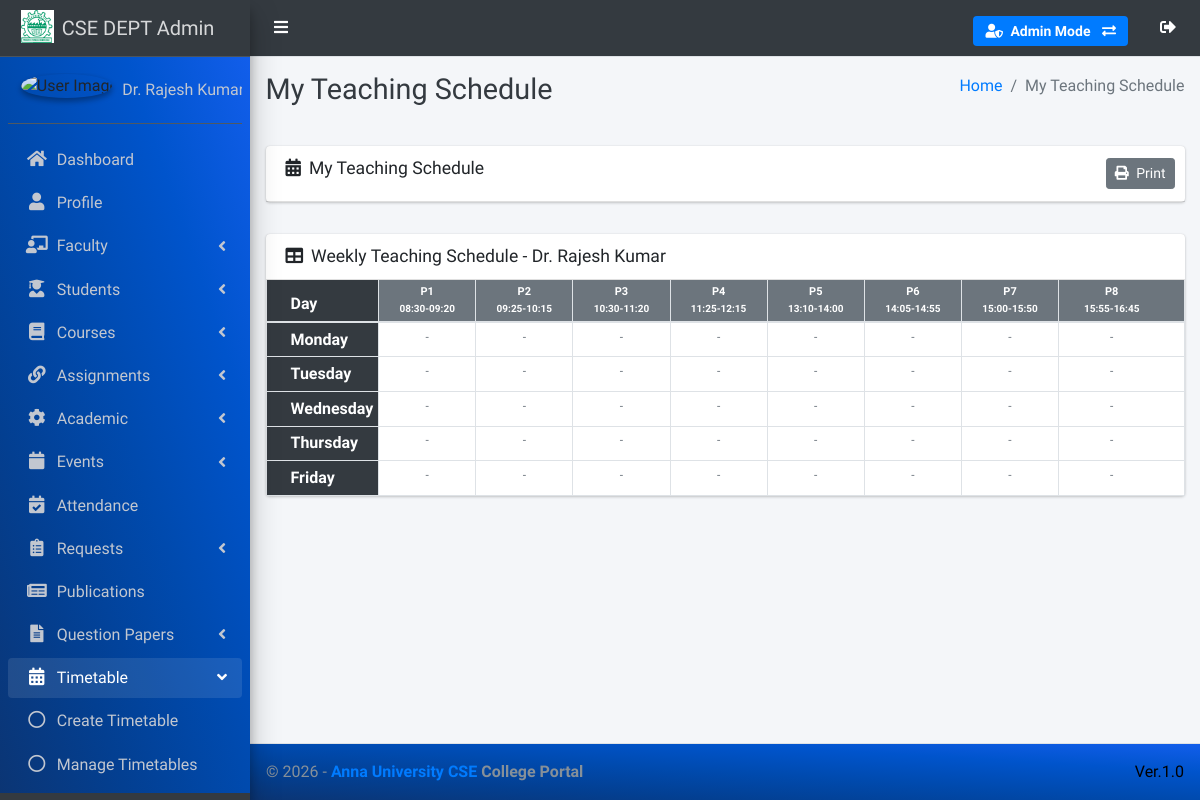
The app's page /staff/timetable/ (signed in) with its own data.
### main_app/models.py (models this page shows, shortened)
class Account_User(AbstractUser):
    ROLE_CHOICES = [
        ('HOD', 'Head of Department'),
        ('FACULTY', 'Faculty'),
        ('STAFF', 'Non-Teaching Staff'),
        ('STUDENT', 'Student'),
        ('GUEST', 'Guest Faculty'),
    ]
    GENDER_CHOICES = [
        ('M', 'Male'),
        ('F', 'Female'),
        ('O', 'Other'),
    ]
    id = models.UUIDField(primary_key=True, default=uuid.uuid4, editable=False)
    username = None  # Remove username field
    email = models.EmailField(unique=True, verbose_name='Email Address')
    full_name = models.CharField(max_length=200, verbose_name='Full Name')
    role = models.CharField(max_length=10, choices=ROLE_CHOICES, default='STUDENT')
    gender = models.CharField(max_length=1, choices=GENDER_CHOICES, blank=True, null=True)
    phone = models.CharField(max_length=15, blank=True, null=True)
    profile_pic = models.ImageField(upload_to='profile_pics/', blank=True, null=True)
    address = models.TextField(blank=True, null=True)
    is_active = models.BooleanField(default=True)
    fcm_token = models.TextField(default="", blank=True)  # Firebase notifications
    date_joined = models.DateTimeField(auto_now_add=True)
    updated_at = models.DateTimeField(auto_now=True)
    USERNAME_FIELD = 'email'
    REQUIRED_FIELDS = ['full_name']
    objects = CustomUserManager()
    class Meta:
        verbose_name = 'User'
        verbose_name_plural = 'Users'
        ordering = ['-date_joined']
    @property
    def is_hod(self):
        return self.role == 'HOD'

class Faculty_Profile(models.Model):
    DESIGNATION_CHOICES = [
        ('AP', 'Assistant Professor'),
        ('ASP', 'Associate Professor'),
        ('PROF', 'Professor'),
        ('HOD', 'Head of Department'),
    ]
    user = models.OneToOneField(Account_User, on_delete=models.CASCADE, related_name='faculty_profile')
    staff_id = models.CharField(max_length=20, unique=True, verbose_name='Staff ID')
    designation = models.CharField(max_length=5, choices=DESIGNATION_CHOICES, default='AP')
    is_external = models.BooleanField(default=False, verbose_name='External/Guest Faculty',
                                       help_text='Mark True for Naan Mudhalvan/SDC/Guest staff')
    specialization = models.CharField(max_length=200, blank=True, null=True)
    qualification = models.CharField(max_length=200, blank=True, null=True)  # e.g., "Ph.D., M.Tech"
    experience_years = models.IntegerField(default=0, validators=[MinValueValidator(0)])
    date_of_joining = models.DateField(null=True, blank=True)
    contract_expiry = models.DateField(null=True, blank=True,
                                        help_text='For Guest faculty access control')
    cabin_number = models.CharField(max_length=20, blank=True, null=True)
    created_at = models.DateTimeField(auto_now_add=True)
    updated_at = models.DateTimeField(auto_now=True)
    class Meta:
        verbose_name = 'Faculty Profile'
        verbose_name_plural = 'Faculty Profiles'

class TimeSlot(models.Model):
    slot_number = models.IntegerField(unique=True, validators=[MinValueValidator(1), MaxValueValidator(8)])
    start_time = models.TimeField()
    end_time = models.TimeField()
    is_break = models.BooleanField(default=False, help_text="Mark True for lunch break slot")
    class Meta:
        ordering = ['slot_number']
        verbose_name = 'Time Slot'
        verbose_name_plural = 'Time Slots'

### main_app/staff_views.py (the view, shortened to what this page needs)
# urls.py: path("staff/timetable/", staff_views.staff_view_timetable, name='staff_view_timetable'),
@login_required
def staff_view_timetable(request):
    if not check_faculty_permission(request.user):
        messages.error(request, "Access Denied. Faculty privileges required.")
        return redirect('/')
    faculty = get_object_or_404(Faculty_Profile, user=request.user)
    entries = TimetableEntry.objects.filter(
        faculty=faculty
    ).select_related(
        'timetable__academic_year', 'timetable__semester',
        'course', 'time_slot'
    ).order_by('timetable', 'day', 'time_slot__slot_number')
    timetable_entries = {}
    time_slots = TimeSlot.objects.all().order_by('slot_number')
    days = TimetableEntry.DAY_CHOICES
    consolidated_schedule = {}
    for day_code, day_name in days:
        consolidated_schedule[day_code] = {}
        for slot in time_slots:
            slot_entries = entries.filter(day=day_code, time_slot=slot)
            consolidated_schedule[day_code][slot.slot_number] = list(slot_entries)
    context = {
        'faculty': faculty,
        'timetable_entries': timetable_entries,
        'consolidated_schedule': consolidated_schedule,
        'time_slots': time_slots,
        'days': days,
        'page_title': 'My Teaching Schedule'
    }
    return render(request, "staff_template/staff_timetable.html", context)

### main_app/staff_views.py (called while the page is built)
def check_faculty_permission(user, request=None):
    if not user.is_authenticated:
        return False
    if user.role in ['FACULTY', 'GUEST']:
        return True
    if user.is_hod:
        return True
    return False

### main_app/templatetags/custom_filters.py (called while the page is built)
@register.filter(name='get_item')
def get_item(dictionary, key):
    if dictionary is None:
        return None
    if isinstance(dictionary, dict):
        return dictionary.get(key)
    return None

### main_app/templates/staff_template/staff_timetable.html (shortened to what this page needs)
{% extends 'main_app/base.html' %}
{% load static %}
{% load custom_filters %}
{% block page_title %}{{ page_title }}{% endblock page_title %}
{% block content %}
<section class="content">
    <div class="container-fluid">
        <div class="row mb-3">
            <div class="col-12">
                <div class="card no-print">
                    <div class="card-header">
                        <h3 class="card-title">
                            <i class="fas fa-calendar-alt mr-2"></i>{{ page_title }}
                        </h3>
                        <div class="card-tools">
                            <button onclick="window.print()" class="btn btn-secondary btn-sm">
                                <i class="fas fa-print mr-1"></i> Print
                            </button>
                        </div>
                    </div>
                </div>
            </div>
        </div>
        {% if consolidated_schedule %}
        <div class="card">
            <div class="card-header">
                <h3 class="card-title">
                    <i class="fas fa-table mr-2"></i>Weekly Teaching Schedule - {{ faculty.user.full_name }}
                </h3>
            </div>
            <div class="card-body table-responsive p-0">
                <table class="table table-bordered table-sm mb-0">
                    <thead>
                        <tr>
                            <th class="day-header" style="width: 80px;">Day</th>
                            {% for slot in time_slots %}
                            <th class="slot-header text-center">
                                <div>P{{ slot.slot_number }}</div>
                                <div class="time-slot-header">{{ slot.start_time|time:"H:i" }}-{{ slot.end_time|time:"H:i" }}</div>
                            </th>
                            {% endfor %}
                        </tr>
                    </thead>
                    <tbody>
                        {% for day_code, day_name in days %}
                        <tr>
                            <td class="day-header">{{ day_name }}</td>
                            {% for slot in time_slots %}
                            {% with slot_entries=consolidated_schedule|get_item:day_code|get_item:slot.slot_number %}
                            <td class="schedule-cell {% if slot_entries %}{% if slot_entries|length > 1 %}multi-class{% else %}has-class{% endif %}{% endif %}">
                                {% for entry in slot_entries %}
                                <div class="mb-1">
                                    {% if entry.course %}
                                    <div class="course-code">{{ entry.course.course_code }}</div>
                                    {% elif entry.special_note %}
                                    <div class="course-code">{{ entry.special_note }}</div>
                                    {% endif %}
                                    <div class="batch-info">
                                        <span class="badge badge-sm badge-info batch-badge">
                                            Y{{ entry.timetable.year }}-{{ entry.timetable.batch }}
                                        </span>
                                    </div>
                                </div>
                                {% empty %}
                                <span class="text-muted">-</span>
                                {% endfor %}
                            </td>
                            {% endwith %}
                            {% endfor %}
                        </tr>
                        {% endfor %}
                    </tbody>
                </table>
            </div>
        </div>
        {% else %}
        <div class="alert alert-info">
            <i class="fas fa-info-circle mr-2"></i>
            No teaching schedule found. You have not been assigned to any classes yet.
        </div>
        {% endif %}
    </div>
</section>
{% endblock content %}

### main_app/templates/main_app/sidebar_template.html (shortened to what this page needs)
{% load static %}
<aside class="main-sidebar sidebar-dark-info elevation-4">
    {% if request.user.is_hod and request.session.hod_view_mode != 'faculty' %}
    <a href="{% url 'admin_home' %}" class="brand-link">
        <img src="{% static 'dist/img/virusx.png' %}" alt="LOGO" class="brand-image">
        <span class="brand-text font-weight-light">CSE DEPT Admin</span>
    </a>
    <div class="sidebar" style="background-image: linear-gradient(to right top, #0b3574, #033f91, #004aae, #0054cc, #125eeb);">
        <div class="user-panel mt-3 pb-3 mb-3 d-flex">
            <div class="image">
                <img src="{{ request.user.profile_pic }}" class="img-circle elevation-2" alt="User Image">
            </div>
            <div class="info">
                <a href="#" class="d-block">{{ request.user.full_name }}</a>
            </div>
        </div>
        <nav class="mt-2">
            <ul class="nav nav-pills nav-sidebar flex-column" data-widget="treeview" role="menu" data-accordion="false">
                <li class="nav-item">
                    <a href="{% url 'admin_home' %}" class="nav-link {% if 'admin/home' in request.path %}active{% endif %}">
                        <i class="nav-icon fas fa-home"></i>
                        <p>Dashboard</p>
                    </a>
                </li>
                <li class="nav-item">
                    <a href="{% url 'admin_view_profile' %}" class="nav-link {% if 'admin/profile' in request.path %}active{% endif %}">
                        <i class="nav-icon fas fa-user"></i>
                        <p>Profile</p>
                    </a>
                </li>
                <li class="nav-item has-treeview {% if 'faculty' in request.path or 'staff/add' in request.path or 'staff/manage' in request.path %}menu-open{% endif %}">
                    <a href="#" class="nav-link">
                        <i class="nav-icon fas fa-chalkboard-teacher"></i>
                        <p>Faculty <i class="fas fa-angle-left right"></i></p>
                    </a>
                </li>
                <li class="nav-item has-treeview ">
                    <a href="#" class="nav-link">
                        <i class="nav-icon fas fa-user-graduate"></i>
                        <p>Students <i class="fas fa-angle-left right"></i></p>
                    </a>
                </li>
                <li class="nav-item has-treeview {% if 'course/' in request.path %}menu-open{% endif %}">
                    <a href="#" class="nav-link">
                        <i class="nav-icon fas fa-book"></i>
                        <p>Courses <i class="fas fa-angle-left right"></i></p>
                    </a>
                </li>
                <li class="nav-item has-treeview {% if 'course-assignment' in request.path or 'course-allocation' in request.path %}menu-open{% endif %}">
                    <a href="#" class="nav-link">
                        <i class="nav-icon fas fa-link"></i>
                        <p>Assignments <i class="fas fa-angle-left right"></i></p>
                    </a>
                </li>
                <li class="nav-item has-treeview {% if 'academic-year' in request.path or 'regulation' in request.path or 'session' in request.path or 'semester' in request.path or 'program-batches' in request.path %}menu-open{% endif %}">
                    <a href="#" class="nav-link">
                        <i class="nav-icon fas fa-cog"></i>
                        <p>Academic <i class="fas fa-angle-left right"></i></p>
                    </a>
                </li>
                <li class="nav-item has-treeview {% if 'event/' in request.path %}menu-open{% endif %}">
                    <a href="#" class="nav-link">
                        <i class="nav-icon fas fa-calendar"></i>
                        <p>Events <i class="fas fa-angle-left right"></i></p>
                    </a>
                </li>
                <li class="nav-item">
                    <a href="{% url 'admin_view_attendance' %}" class="nav-link {% if 'attendance/view' in request.path %}active{% endif %}">
                        <i class="nav-icon fas fa-calendar-check"></i>
                        <p>Attendance</p>
                    </a>
                </li>
                <li class="nav-item has-treeview {% if 'leave/' in request.path or 'feedback/' in request.path %}menu-open{% endif %}">
                    <a href="#" class="nav-link">
                        <i class="nav-icon fas fa-clipboard-list"></i>
                        <p>Requests <i class="fas fa-angle-left right"></i></p>
                    </a>
                </li>
                <li class="nav-item">
                    <a href="{% url 'verify_publications' %}" class="nav-link {% if 'publications/verify' in request.path %}active{% endif %}">
                        <i class="nav-icon fas fa-newspaper"></i>
                        <p>Publications</p>
                    </a>
                </li>
                <li class="nav-item has-treeview {% if 'question-paper' in request.path %}menu-open{% endif %}">
                    <a href="#" class="nav-link">
                        <i class="nav-icon fas fa-file-alt"></i>
                        <p>Question Papers <i class="fas fa-angle-left right"></i></p>
                    </a>
                </li>
                <li class="nav-item has-treeview {% if 'timetable' in request.path %}menu-open{% endif %}">
                    <a href="#" class="nav-link">
                        <i class="nav-icon fas fa-calendar-alt"></i>
                        <p>Timetable <i class="fas fa-angle-left right"></i></p>
                    </a>
                    <ul class="nav nav-treeview">
                        <li class="nav-item">
                            <a href="{% url 'add_timetable' %}" class="nav-link {% if 'timetable/add' in request.path %}active{% endif %}">
                                <i class="far fa-circle nav-icon"></i>
                                <p>Create Timetable</p>
                            </a>
                        </li>
                        <li class="nav-item">
                            <a href="{% url 'manage_timetables' %}" class="nav-link {% if 'timetable/manage' in request.path %}active{% endif %}">
                                <i class="far fa-circle nav-icon"></i>
                                <p>Manage Timetables</p>
                            </a>
                        </li>
                        <li class="nav-item">
                            <a href="{% url 'manage_time_slots' %}" class="nav-link {% if 'timetable/time-slots' in request.path %}active{% endif %}">
                            </a>
                        </li>
                    </ul>
                </li>
            </ul>
        </nav>
    </div>
    {% endif %}
</aside>

### main_app/templates/staff_template/staff_timetable.html (style rules this page uses)
.schedule-cell { min-height: 60px; vertical-align: middle; text-align: center; font-size: 12px; }
.time-slot-header { font-size: 10px; white-space: nowrap; }
.day-header { background-color: #343a40; color: white; font-weight: bold; }
.slot-header { background-color: #6c757d; color: white; font-weight: bold; font-size: 11px; }

### records on screen
Account_User: user.full_name "Dr. Rajesh…"
Faculty_Profile: user.full_name "Dr. Rajesh Kumar"
TimeSlot: slot_number "1", start_time "08:30", end_time "09:20"
TimeSlot: slot_number "2", start_time "09:25", end_time "10:15"
TimeSlot: slot_number "3", start_time "10:30", end_time "11:20"
TimeSlot: slot_number "4", start_time "11:25", end_time "12:15"
TimeSlot: slot_number "5", start_time "13:10", end_time "14:00"
TimeSlot: slot_number "6", start_time "14:05", end_time "14:55"
TimeSlot: slot_number "7", start_time "15:00", end_time "15:50"
TimeSlot: slot_number "8", start_time "15:55", end_time "16:45"

### other values on screen
{{ page_title }} "My Teaching Schedule"
{{ day_name }} "Monday" "Tuesday" "Wednesday" "Thursday" "Friday"
